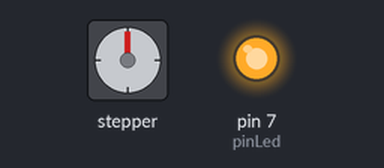
Recording of a sketch running on a simulated Arduino Uno, built with avr-gcc and run on an emulated ATmega328P. Shown: stepper motor, output pins drawn as LEDs (lit = HIGH). Stepper angles assume 200 steps per turn.

Above: at 0.15 s.
At 2.85 s:
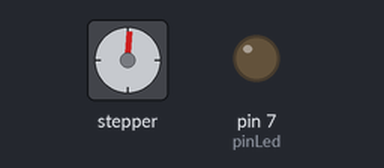
Timing chart, 0 to 4.1 s (numbered marks = the images above):
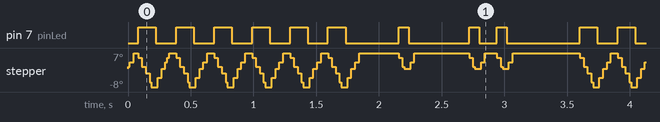

Measured:
- by itself, pin 7 (pinLed): repeats every 3.5 s: 5 × (LOW 0.16 s, HIGH 0.14 s), LOW 0.42 s, HIGH 0.08 s, LOW 0.48 s, HIGH 0.08 s, LOW 0.14 s, HIGH 0.08 s, LOW 0.58 s, HIGH 0.14 s

The sketch:

autoMach_00.ino
```cpp
/*
the motors for automatic instruments
stepper: 0  1  2  3
         +  -  -  -
L293D:   3  6  11 14
 */

#include <Stepper.h>

const int stepsPerRevolution = 200;
Stepper stepper_two(stepsPerRevolution, 3, 4, 5, 6);

int stepCount = 0;
int nBeats;
int pinLed = 7;


void setup() {
  stepper_two.setSpeed(20);
  /*for (int i=0; i<8; i++){
        stepper_two.step(1);
        delay(10);
  }*/
  stepper_two.step(4);
  delay(20);
  pinMode(pinLed, OUTPUT);
  digitalWrite(pinLed, LOW);
}


void loop() {
  // numero de golpes paso 1
  nBeats = 6;
  for (int i=0; i<nBeats; i++){
    digitalWrite(7, HIGH);
    stepper_two.step(-8);
    delay(20);
    digitalWrite(7, LOW);
    stepper_two.step(8);
    delay(40);
  }
  delay(260);

  // paso 2
  digitalWrite(7, HIGH);
  stepper_two.step(-4);
  delay(20);
  digitalWrite(7, LOW);
  stepper_two.step(4);
  delay(420);

  //paso3
  // numero de golpes:
  nBeats = 2;
  for (int i=0; i<nBeats; i++){
    digitalWrite(7, HIGH);
    stepper_two.step(-4);
    delay(20);
    digitalWrite(7, LOW);
    stepper_two.step(4);
    delay(80);
  }
  delay(440);
}
```
